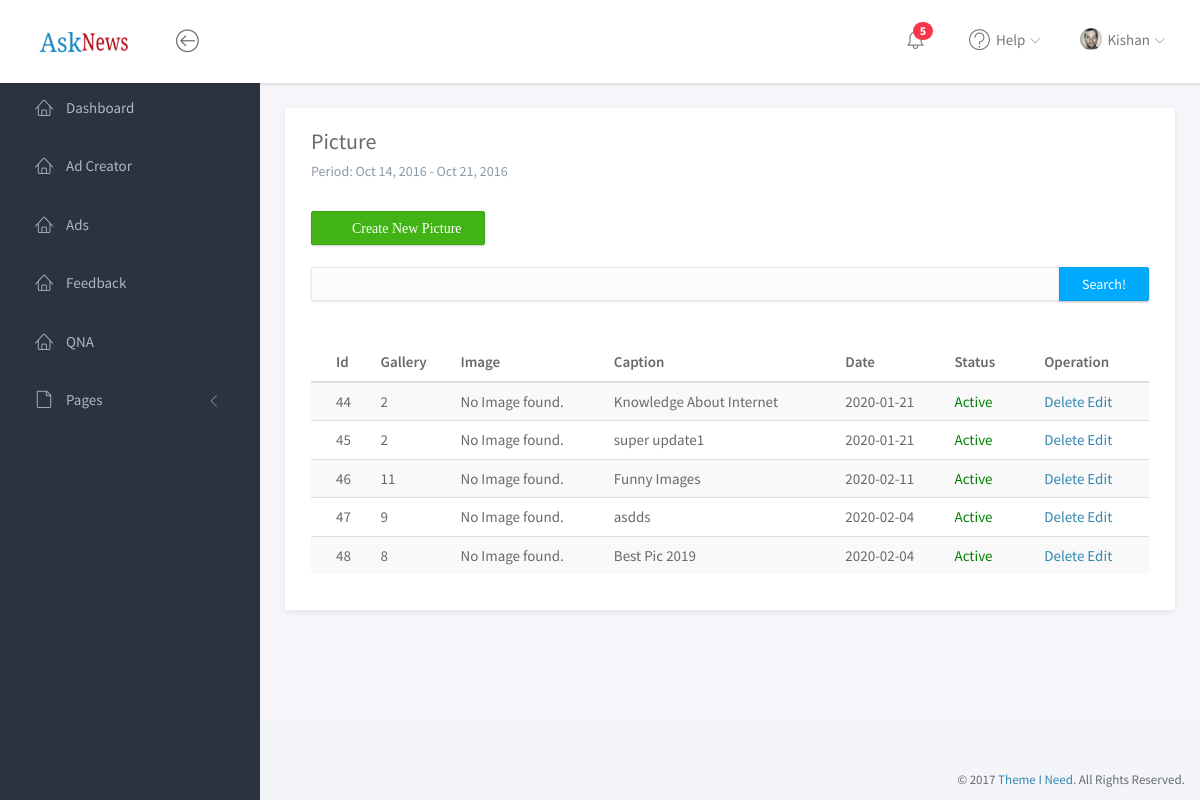
The app's page /Sub_Admin/picture.php (signed in) with its own data.
### tables this page shows
CREATE TABLE `tbl_module_user` (
  `id` int(5) NOT NULL,
  `user_name` varchar(30) NOT NULL,
  `image` varchar(30) NOT NULL,
  `first_name` varchar(30) NOT NULL,
  `last_name` varchar(30) NOT NULL,
  `email` varchar(50) NOT NULL,
  `password` text NOT NULL,
  `date` timestamp NOT NULL DEFAULT CURRENT_TIMESTAMP ON UPDATE CURRENT_TIMESTAMP,
  `status` tinyint(1) NOT NULL DEFAULT '1',
  `role` tinyint(1) NOT NULL DEFAULT '1'
);

CREATE TABLE `tbl_picture` (
  `id` int(5) NOT NULL,
  `gallery_id` int(5) DEFAULT NULL,
  `caption` varchar(255) DEFAULT NULL,
  `image` varchar(100) DEFAULT NULL,
  `c_date` date DEFAULT NULL,
  `date` timestamp NOT NULL DEFAULT CURRENT_TIMESTAMP ON UPDATE CURRENT_TIMESTAMP,
  `status` tinyint(1) NOT NULL DEFAULT '1'
);

### Sub_Admin/engine/engine.php (called while the page is built, shortened)
<?php
@$page=$_GET["page"];
  if($page=="" || $page==1)
  {
      @$page1=0;
  }
  else
  {
      @$page1=($page*5)-5;
  }
  if($type=="news"){
    $select="SELECT * FROM `tbl_$type` limit $page1,5";
  }else{
  $select="SELECT * FROM `tbl_$type` limit $page1,5";
  }
  $sql="SELECT * FROM `tbl_module_user` WHERE `user_name`='$ses' ";
  $qry=mysqli_query($con,$sql);
  $data=mysqli_fetch_array($qry);
if(isset($_POST["m_'.$type.'"])){
  $sql=$select;
}else{
  $sql=$select;
}
if(isset($_POST['search'])){
	if($_POST['keyword']==NULL){
    $error="Please Enter Hint Like ID or Title or caption to search ";
    $sql=$select;
  }
else{
  $searchkey = $_POST['keyword'];
  if($type=="picture" || $type=="slideshow"){
    $sql="select * from tbl_$type where caption like '%$searchkey%' or id like '%$searchkey%' and deletion='1'";
    }
    if($type=="gallery" || $type=="categories"){
      $sql="select * from tbl_$type where title like '%$searchkey%' or id like '%$searchkey%' and deletion='1'";
      }
      if($type=="qna"){
        $sql="select * from tbl_$type where question like '%$searchkey%' or id like '%$searchkey%' and deletion='1'";
        }
        if($type=="feedbcak"){
          $sql="select * from tbl_$type where subject like '%$searchkey%' or message like '%$searchkey%' or id like '%$searchkey%' and deletion='1'";
          }
}
}else{
  $sql=$select;
  }
  $query=mysqli_query($con,$sql);
?>

### Sub_Admin/Manager/picture/tbl.php (the view, shortened to what this page needs)
<form action="<?php echo $_SERVER['PHP_SELF'];?>" method="post">
<button type="submit" class="btn btn-success" name="create"><i class="fa fa-plus-square">&nbsp; Create New <?php echo ucfirst($type);?></i></button>
           <br><br>             <div class="input-group">
							<input class="form-control" type="text" name="keyword">
							<span class="input-group-btn"><button class="btn btn-primary" type="submit" name="search">Search!</button></span>
						</div>
				<br><br>
                		<table class="table table-striped">
										<thead>
											<tr>
											<th>Id</th>
											<th>Gallery</th>
											<th>Image</th>
											<th>Caption</th>
											<th>Date</th>
											<th>Status</th>
											<th>Operation</th>
											</tr>
										</thead>
										<tbody>
										<?php
	  while($row=mysqli_fetch_array($query)):
	  ?>
											<tr>
											<td><?php echo $row['id']; ?></td>
											<td><?php echo $row['gallery_id']; ?></td>
											<td><?php
        if(file_exists($imgPath.$row['gallery_id']."/".$row['image']) && !empty($row['image'])){
		?>
        <img src="<?php echo $imgPath.$row['gallery_id']."/".$row['image']; ?>" width="80"/>
        <?php
		}else echo "No Image found.";
		?></td><td><?php echo $row['caption']; ?></td>
											<td><?php echo $row['c_date']; ?></td>
											<td>
		<a href="?status=<?php echo $row['id']; ?>" style="color:<?php echo $row['status']?'green':'red'; ?>" onclick="return confirm('Are you sure to change the status of item?')">
		<?php echo $row['status']?'Active':'in-active'; ?></td>
        <td><a href="?del=<?php echo $row['id']; ?>" class="ico del" onclick="return confirm('Are you sure to delete this item?')">Delete</a>
        <a href="?edit=<?php echo $row['id']; ?>" class="ico edit">Edit</a></td>
											</tr>
											<?php
											endwhile;
											?>
										</tbody>
									</table>
						</form>

### Sub_Admin/Includes/header.php (shortened to what this page needs)
<?php
include "../Super_Admin/includes/dbconfig.php";
$ses="";
	if(isset($_SESSION['newAdSub-AdminLogin'])||isset($_SESSION['newNewsSub-AdminLogin'])){
	if(isset($_SESSION['newAdSub-AdminLogin'])){
		$ses=$_SESSION['newAdSub-AdminLogin'];
	}else{
		$ses=$_SESSION['newNewsSub-AdminLogin'];
	}
    }
    else{
        header ("location: login.php");
    }
	include "engine/engine.php";
?>
<!doctype html>
<html lang="en">
<head>
	<link rel="stylesheet" href="assets/vendor/bootstrap/css/bootstrap.min.css">
	<link rel="stylesheet" href="assets/vendor/font-awesome/css/font-awesome.min.css">
	<link rel="stylesheet" href="assets/vendor/linearicons/style.css">
	<link rel="stylesheet" href="assets/vendor/toastr/toastr.min.css">
	<link rel="stylesheet" href="assets/css/main.css">
	<link rel="stylesheet" href="assets/css/demo.css">
</head>
<body>
	<div id="wrapper">
		<nav class="navbar navbar-default navbar-fixed-top">
			<div class="brand" >
				<a href="index.html"><img src="assets/img/logo-dark.png" style="height:21px;width:90px;"  ></a>
			</div>
			<div class="container-fluid">
				<div class="navbar-btn">
					<button type="button" class="btn-toggle-fullwidth"><i class="lnr lnr-arrow-left-circle"></i></button>
				</div>
				<div id="navbar-menu">
					<ul class="nav navbar-nav navbar-right">
						<li class="dropdown">
							<a href="#" class="dropdown-toggle icon-menu" data-toggle="dropdown">
								<i class="lnr lnr-alarm"></i>
								<span class="badge bg-danger">5</span>
							</a>
						</li>
						<li class="dropdown">
							<a href="#" class="dropdown-toggle" data-toggle="dropdown"><i class="lnr lnr-question-circle"></i> <span>Help</span> <i class="icon-submenu lnr lnr-chevron-down"></i></a>
						</li>
						<li class="dropdown">
							<a href="#" class="dropdown-toggle" data-toggle="dropdown"><img src="assets/img/user.png" class="img-circle" alt="Avatar"> <span><?php echo $data['user_name'];?></span> <i class="icon-submenu lnr lnr-chevron-down"></i></a>
						</li>
					</ul>
				</div>
			</div>
		</nav>
		<div id="sidebar-nav" class="sidebar">
			<div class="sidebar-scroll">
				<nav>
					<ul class="nav">
					<li><a href="index.php" <?php echo $type == "index"?'class="active"':'';?>><i class="lnr lnr-home"></i> <span>Dashboard</span></a></li>
					<?php
					if($_SESSION['role']==0){
					?>
					<li><a href="content_creator.php" <?php echo $type == "content_creator"?'class="active"':'';?>><i class="lnr lnr-home"></i> <span>Content Creator</span></a></li>
					<li><a href="news.php" <?php echo $type == "news"?'class="active"':'';?>><i class="lnr lnr-home"></i> <span> News</span></a></li>
					<?php
					}else{
					?>
					<li><a href="ad_creator.php" <?php echo $type == "ad_creator"?'class="active"':'';?>><i class="lnr lnr-home"></i> <span>Ad Creator</span></a></li>
					<li><a href="ads.php" <?php echo $type == "ads"?'class="active"':'';?>><i class="lnr lnr-home"></i> <span>Ads</span></a></li>
					<li><a href="feedback.php" <?php echo $type == "feedback"?'class="active"':'';?>><i class="lnr lnr-home"></i> <span>Feedback</span></a></li>
					<li><a href="qna.php" <?php echo $type == "qna"?'class="active"':'';?>><i class="lnr lnr-home"></i> <span>QNA</span></a></li>
					<?php
					}
					?>
                        <li>
							<a href="#subPages" data-toggle="collapse" class="collapsed"><i class="lnr lnr-file-empty"></i> <span>Pages</span> <i class="icon-submenu lnr lnr-chevron-left"></i></a>
						</li>
					</ul>
				</nav>
			</div>
		</div>

### records on screen
tbl_module_user: user_name "Kishan"
tbl_picture: id "44", gallery "2", image "No Image found.", caption "Knowledge About Internet", c_date "2020-01-21", status "Active"
tbl_picture: id "45", gallery "2", image "No Image found.", caption "super update1", c_date "2020-01-21", status "Active"
tbl_picture: id "46", gallery "11", image "No Image found.", caption "Funny Images", c_date "2020-02-11", status "Active"
tbl_picture: id "47", gallery "9", image "No Image found.", caption "asdds", c_date "2020-02-04", status "Active"
tbl_picture: id "48", gallery "8", image "No Image found.", caption "Best Pic 2019", c_date "2020-02-04", status "Active"

### other values on screen
$type "Picture"
